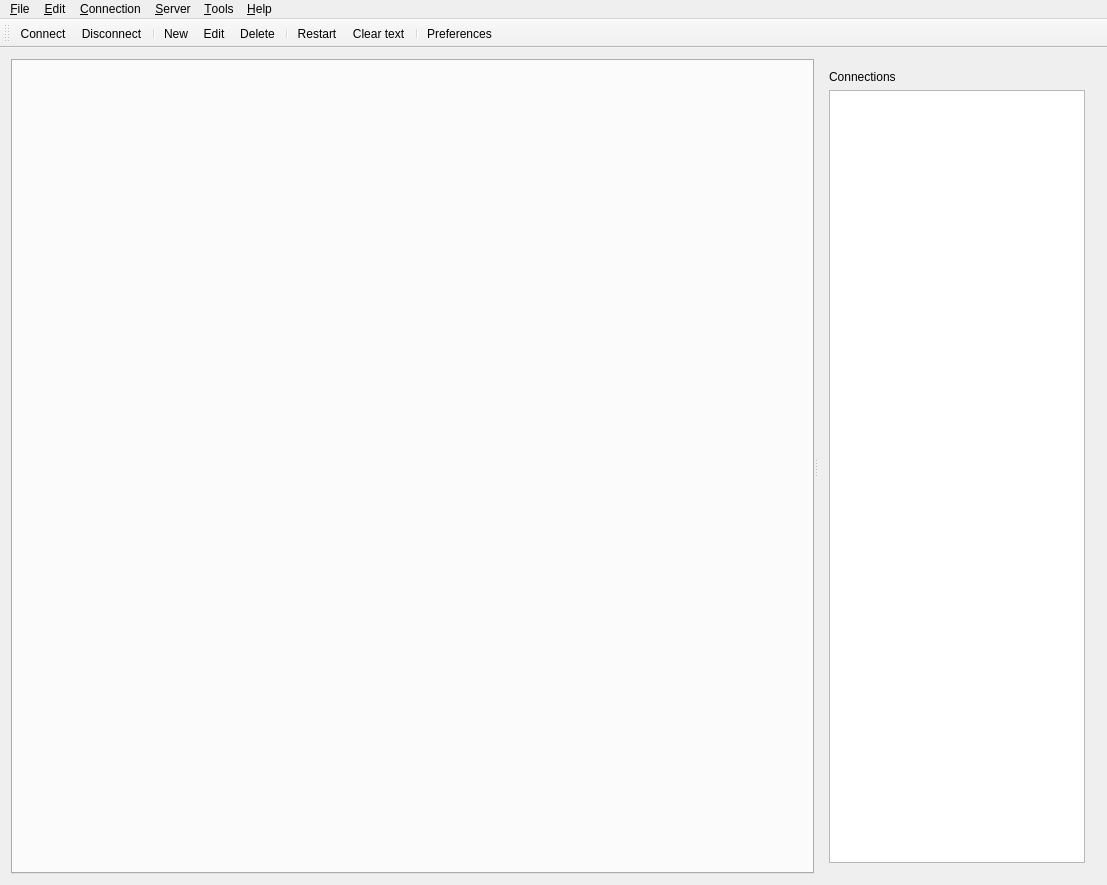
<?xml version="1.0" encoding="UTF-8"?>
<ui version="4.0">
 <class>MainWindow</class>
 <widget class="QMainWindow" name="MainWindow">
  <property name="geometry">
   <rect>
    <x>0</x>
    <y>0</y>
    <width>1107</width>
    <height>885</height>
   </rect>
  </property>
  <property name="windowTitle">
   <string>Opensimulator Remote Console Client</string>
  </property>
  <widget class="QWidget" name="centralWidget">
   <layout class="QVBoxLayout" name="verticalLayout_3">
    <item>
     <widget class="QSplitter" name="splitter">
      <property name="orientation">
       <enum>Qt::Horizontal</enum>
      </property>
      <widget class="QTabWidget" name="consolePane">
       <property name="sizePolicy">
        <sizepolicy hsizetype="Expanding" vsizetype="Expanding">
         <horstretch>1</horstretch>
         <verstretch>0</verstretch>
        </sizepolicy>
       </property>
       <property name="currentIndex">
        <number>-1</number>
       </property>
       <property name="usesScrollButtons">
        <bool>true</bool>
       </property>
       <property name="tabsClosable">
        <bool>true</bool>
       </property>
       <property name="movable">
        <bool>true</bool>
       </property>
      </widget>
      <widget class="QWidget" name="verticalLayoutWidget">
       <layout class="QVBoxLayout" name="verticalLayout">
        <item>
         <widget class="QLabel" name="label">
          <property name="text">
           <string>Connections</string>
          </property>
         </widget>
        </item>
        <item>
         <widget class="QTreeWidget" name="connList">
          <property name="editTriggers">
           <set>QAbstractItemView::EditKeyPressed|QAbstractItemView::SelectedClicked</set>
          </property>
          <property name="selectionBehavior">
           <enum>QAbstractItemView::SelectItems</enum>
          </property>
          <attribute name="headerVisible">
           <bool>false</bool>
          </attribute>
          <column>
           <property name="text">
            <string notr="true">1</string>
           </property>
          </column>
         </widget>
        </item>
       </layout>
      </widget>
     </widget>
    </item>
   </layout>
  </widget>
  <widget class="QMenuBar" name="menuBar">
   <property name="geometry">
    <rect>
     <x>0</x>
     <y>0</y>
     <width>1107</width>
     <height>22</height>
    </rect>
   </property>
   <widget class="QMenu" name="menu_File">
    <property name="title">
     <string>&amp;File</string>
    </property>
    <addaction name="action_Exit"/>
   </widget>
   <widget class="QMenu" name="menu_Connection">
    <property name="title">
     <string>&amp;Connection</string>
    </property>
    <addaction name="action_Connect"/>
    <addaction name="action_Disconnect"/>
    <addaction name="separator"/>
    <addaction name="action_New"/>
    <addaction name="actionNew_in_group"/>
    <addaction name="action_Edit"/>
    <addaction name="actionDelete"/>
    <addaction name="separator"/>
    <addaction name="actionNew_group"/>
    <addaction name="actionDelete_group"/>
   </widget>
   <widget class="QMenu" name="menu_Server">
    <property name="title">
     <string>&amp;Server</string>
    </property>
    <addaction name="action_Clear_text"/>
    <addaction name="separator"/>
    <addaction name="action_Restart"/>
   </widget>
   <widget class="QMenu" name="menu_Edit">
    <property name="title">
     <string>&amp;Edit</string>
    </property>
    <addaction name="actionCopy"/>
   </widget>
   <widget class="QMenu" name="menu_Tools">
    <property name="title">
     <string>&amp;Tools</string>
    </property>
    <addaction name="action_Preferences"/>
   </widget>
   <widget class="QMenu" name="menuHelp">
    <property name="title">
     <string>&amp;Help</string>
    </property>
    <addaction name="action_About"/>
   </widget>
   <addaction name="menu_File"/>
   <addaction name="menu_Edit"/>
   <addaction name="menu_Connection"/>
   <addaction name="menu_Server"/>
   <addaction name="menu_Tools"/>
   <addaction name="menuHelp"/>
  </widget>
  <widget class="QToolBar" name="mainToolBar">
   <attribute name="toolBarArea">
    <enum>TopToolBarArea</enum>
   </attribute>
   <attribute name="toolBarBreak">
    <bool>false</bool>
   </attribute>
   <addaction name="action_Connect"/>
   <addaction name="action_Disconnect"/>
   <addaction name="separator"/>
   <addaction name="action_New"/>
   <addaction name="action_Edit"/>
   <addaction name="actionDelete"/>
   <addaction name="separator"/>
   <addaction name="action_Restart"/>
   <addaction name="action_Clear_text"/>
   <addaction name="separator"/>
   <addaction name="action_Preferences"/>
  </widget>
  <action name="action_Exit">
   <property name="icon">
    <iconset resource="Resources.qrc">
     <normaloff>:/Icons/system-log-out.png</normaloff>:/Icons/system-log-out.png</iconset>
   </property>
   <property name="text">
    <string>&amp;Exit</string>
   </property>
  </action>
  <action name="action_Connect">
   <property name="icon">
    <iconset resource="Resources.qrc">
     <normaloff>:/Icons/network-transmit-receive.png</normaloff>:/Icons/network-transmit-receive.png</iconset>
   </property>
   <property name="text">
    <string>&amp;Connect</string>
   </property>
  </action>
  <action name="action_Disconnect">
   <property name="icon">
    <iconset resource="Resources.qrc">
     <normaloff>:/Icons/network-offline.png</normaloff>:/Icons/network-offline.png</iconset>
   </property>
   <property name="text">
    <string>&amp;Disconnect</string>
   </property>
  </action>
  <action name="action_New">
   <property name="icon">
    <iconset resource="Resources.qrc">
     <normaloff>:/Icons/document-new.png</normaloff>:/Icons/document-new.png</iconset>
   </property>
   <property name="text">
    <string>&amp;New...</string>
   </property>
  </action>
  <action name="action_Edit">
   <property name="icon">
    <iconset resource="Resources.qrc">
     <normaloff>:/Icons/document-properties.png</normaloff>:/Icons/document-properties.png</iconset>
   </property>
   <property name="text">
    <string>&amp;Edit...</string>
   </property>
  </action>
  <action name="actionDelete">
   <property name="icon">
    <iconset resource="Resources.qrc">
     <normaloff>:/Icons/edit-delete.png</normaloff>:/Icons/edit-delete.png</iconset>
   </property>
   <property name="text">
    <string>Delete</string>
   </property>
  </action>
  <action name="actionNew_group">
   <property name="icon">
    <iconset resource="Resources.qrc">
     <normaloff>:/Icons/folder.png</normaloff>:/Icons/folder.png</iconset>
   </property>
   <property name="text">
    <string>Add &amp;group ...</string>
   </property>
  </action>
  <action name="actionDelete_group">
   <property name="text">
    <string>Delete group</string>
   </property>
  </action>
  <action name="action_Restart">
   <property name="icon">
    <iconset resource="Resources.qrc">
     <normaloff>:/Icons/view-refresh.png</normaloff>:/Icons/view-refresh.png</iconset>
   </property>
   <property name="text">
    <string>&amp;Restart</string>
   </property>
  </action>
  <action name="action_Clear_text">
   <property name="icon">
    <iconset resource="Resources.qrc">
     <normaloff>:/Icons/edit-clear.png</normaloff>:/Icons/edit-clear.png</iconset>
   </property>
   <property name="text">
    <string>&amp;Clear text</string>
   </property>
  </action>
  <action name="actionCopy">
   <property name="icon">
    <iconset resource="Resources.qrc">
     <normaloff>:/Icons/edit-copy.png</normaloff>:/Icons/edit-copy.png</iconset>
   </property>
   <property name="text">
    <string>Copy</string>
   </property>
  </action>
  <action name="actionNew_in_group">
   <property name="icon">
    <iconset resource="Resources.qrc">
     <normaloff>:/Icons/document-new.png</normaloff>:/Icons/document-new.png</iconset>
   </property>
   <property name="text">
    <string>New in group...</string>
   </property>
  </action>
  <action name="action_Preferences">
   <property name="icon">
    <iconset resource="Resources.qrc">
     <normaloff>:/Icons/systemPreferences.png</normaloff>:/Icons/systemPreferences.png</iconset>
   </property>
   <property name="text">
    <string>&amp;Preferences</string>
   </property>
  </action>
  <action name="action_About">
   <property name="text">
    <string>&amp;About...</string>
   </property>
  </action>
 </widget>
 <layoutdefault spacing="6" margin="11"/>
 <resources>
  <include location="Resources.qrc"/>
 </resources>
 <connections/>
</ui>
